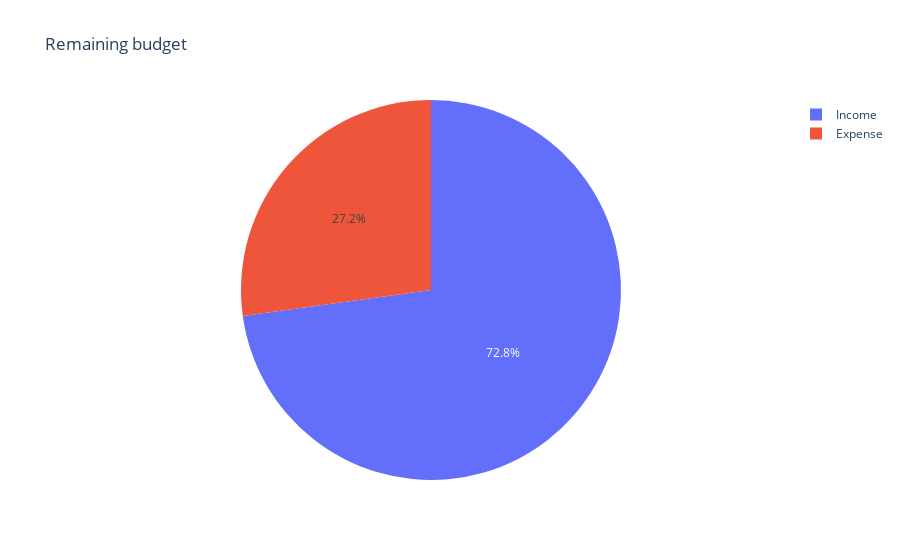

Notebook cell for this chart:
### Code cell
data = {
    "Category": ["Income", "Expense"],
    "Amount": [income, expense]
}

remaining_budget = pd.DataFrame(data)

fig = px.pie(
    remaining_budget,
    names="Category",
    values="Amount",
    title="Remaining budget"
)
fig.show()

### Figure 1 — Plotly figure (JSON) as saved in the notebook; plotly's stock layout.template omitted (floating-point values rounded to 4 significant figures)
{"data": [{"domain": {"x": [0, 1], "y": [0, 1]}, "hovertemplate": "Category=%{label}<br>Amount=%{value}<extra></extra>", "labels": ["Income", "Expense"], "legendgroup": "", "name": "", "showlegend": true, "type": "pie", "values": [1700.0, 635.0]}], "layout": {"legend": {"tracegroupgap": 0}, "title": {"text": "Remaining budget"}}}
